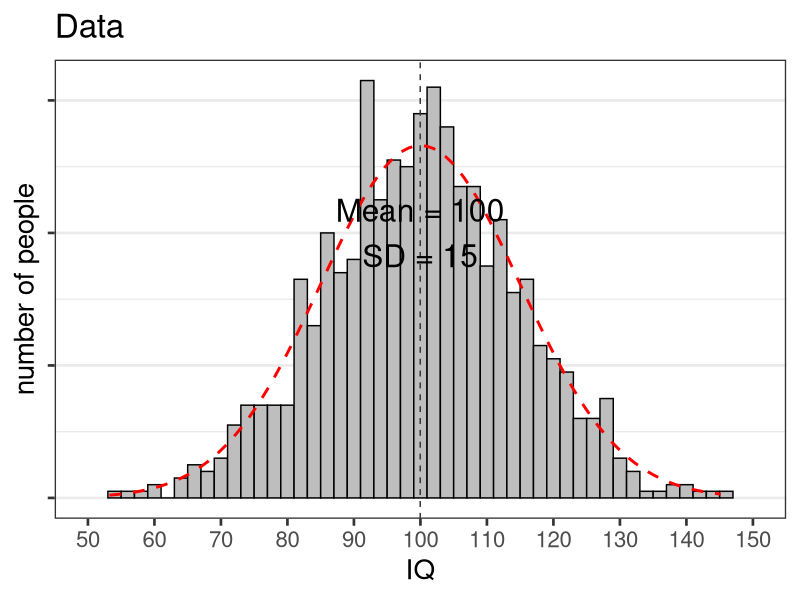

R code for this plot:
#load or install ggplot package
if(!require(ggplot2)){install.packages('ggplot2')}
library(ggplot2)

#Simulate one group
n = 1000 #set sample size
x <- rnorm(n=n, mean=100, sd=15) #create sample from normal distribution

#plot data
ggplot(as.data.frame(x), aes(x)) + 
  geom_histogram(colour="black", fill="grey", aes(y=..density..), binwidth=2) +
  stat_function(fun=dnorm, args=c(mean=100,sd=15), size=1, color="red", lty=2) +
  #  geom_density(fill=NA, colour="black", size = 1) +
  xlab("IQ") + ylab("number of people")  + ggtitle("Data") + theme_bw(base_size=20) + 
  theme(panel.grid.major.x = element_blank(), axis.text.y = element_blank(), panel.grid.minor.x = element_blank()) + 
  geom_vline(xintercept=mean(x), colour="gray20", linetype="dashed") + 
  coord_cartesian(xlim=c(50,150)) + scale_x_continuous(breaks=c(50,60,70,80,90,100,110,120,130,140,150)) +
  annotate("text", x = mean(x), y = 0.02, label = paste("Mean = ",round(mean(x)),"\n","SD = ",round(sd(x)),sep=""), size=8)

#Š Daniel Lakens, 2016. 
# This work is licensed under a Creative Commons Attribution-NonCommercial-ShareAlike 4.0 International License. https://creativecommons.org/licenses/by-nc-sa/4.0/